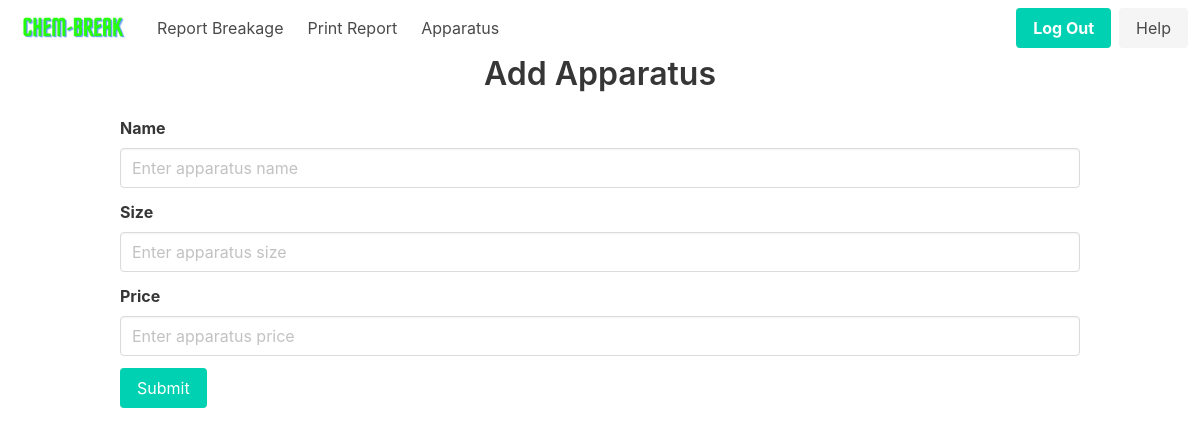
The app's page /home/apparatus (signed in), older data.
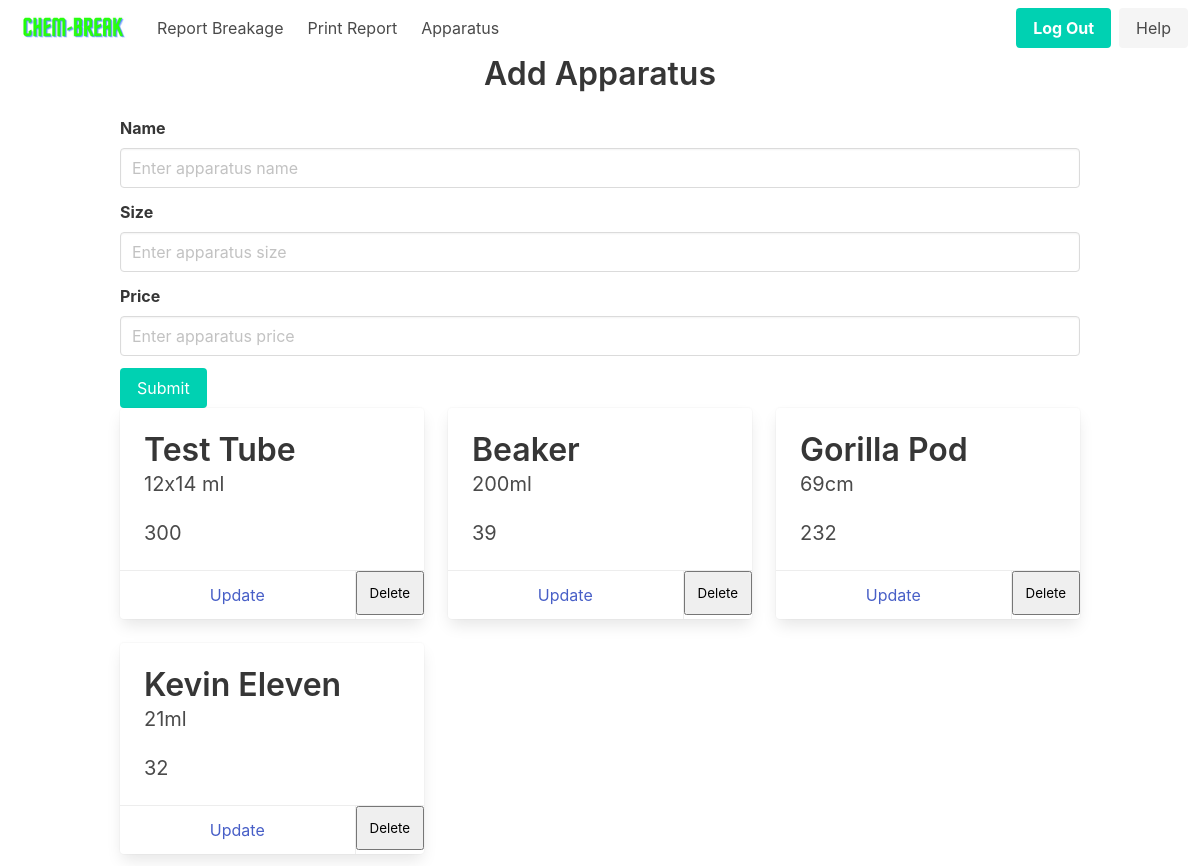
The same page, newer data.
### app/models.py (models this page shows)
class Apparatus(db.Model):
    __tablename__ = "apparatus"
    id = db.Column(db.Integer, primary_key=True)
    name = db.Column(db.String(100), nullable=False)
    size = db.Column(db.String(100), nullable=False)
    price = db.Column(db.Integer, nullable=False)

### app/routes.py (the view)
@main.route('/home/apparatus')
@login_required
def apparatus():
    return render_template('apparatus.html', apparatuses=Apparatus.query.all())

### app/__init__.py (called while the page is built)
def create_app(config=None):
    app = Flask(__name__)
    if config:
        app.config.from_object(config)
    db.init_app(app)
    login_manager = LoginManager()
    login_manager.login_view = 'auth.login'
    login_manager.init_app(app)
    with app.app_context():
        from app.models import User, Breakage, Student, Apparatus, Record, Bank
        db.create_all()
    from app.models import User
    @login_manager.user_loader
    def load_user(user_id):
        return User.query.get(int(user_id))
    from .auth import auth as auth_blueprint
    app.register_blueprint(auth_blueprint)
    from .routes import main as main_blueprint
    app.register_blueprint(main_blueprint)
    return app

### app/templates/apparatus.html (shortened to what this page needs)
{% extends 'nav_base.html' %}
{% block content %}
<div class="container is-max-desktop">
    <h1 class="title has-text-centered">Add Apparatus</h1>
    <form method="post">
        <div class="field">
            <label class="label">Name</label>
            <div class="control">
                <input class="input" type="text" placeholder="Enter apparatus name" name="name" required>
            </div>
        </div>
        <div class="field">
            <label class="label">Size</label>
            <div class="control">
                <input class="input" type="text" placeholder="Enter apparatus size" name="size">
            </div>
        </div>
        <div class="field">
            <label class="label">Price</label>
            <div class="control">
                <input class="input" type="number" placeholder="Enter apparatus price" name="price" min="0" required>
            </div>
        </div>
        <div class="field">
            <div class="control">
                <button class="button is-primary" type="submit">Submit</button>
            </div>
        </div>
    </form>
</div>
<div class="container">
    <div class="columns is-multiline">
        {% for apparatus in apparatuses %}
        <div class="column is-one-third">
            <div class="card">
                <div class="card-content">
                    <p class="title">{{ apparatus.name }}</p>
                    <p class="subtitle">{{ apparatus.size }}</p>
                    <p class="subtitle">{{ apparatus.price }}</p>
                </div>
                <footer class="card-footer">
                    <a href="{{ url_for('main.new_apparatus', id = apparatus.id) }}" class="card-footer-item">Update</a>
                    <form action="{{ url_for('main.new_apparatus', id=apparatus.id) }}" method="POST">
                        <button type="submit" class="card-footer-item">Delete</button>
                    </form>
                </footer>
            </div>
        </div>
        {% endfor %}
    </div>
</div>
{% endblock %}

### app/templates/nav_base.html (shortened to what this page needs)
<!DOCTYPE html>
<html lang="en">
<head>
    <link rel="stylesheet" href="https://cdn.jsdelivr.net/npm/bulma@0.9.4/css/bulma.min.css">
    <link rel="stylesheet" href="https://cdnjs.cloudflare.com/ajax/libs/font-awesome/6.3.0/css/all.min.css"
 />
</head>
<body>
    <nav class="navbar" role="navigation" aria-label="main navigation">
        <div class="navbar-brand">
            <a class="navbar-item" href="{{ url_for('main.home') }}">
                <img src="{{ url_for('static', filename='logo-home.png')}}">
            </a>
        </div>
        <div id="navbarBasicExample" class="navbar-menu">
            <div class="navbar-start">
                <a class="navbar-item">
                    Report Breakage
                </a>
                <a class="navbar-item">
                    Print Report
                </a>
                <a class="navbar-item">
                    Apparatus
                </a>
            </div>
            <div class="navbar-end">
                <div class="navbar-item">
                    <div class="buttons">
                        <a class="button is-primary" href="{{ url_for('auth.logout')}}">
                            <strong>Log Out</strong>
                        </a>
                        <a class="button is-light" href="{{ url_for('main.help') }}">
                            Help
                        </a>
                    </div>
                </div>
            </div>
        </div>
    </nav>
    {% block content %}
    {% endblock %}
</body>
</html>

Row changes from the older to the newer data that the page shows:
added Apparatus: name "Test Tube", size "12x14 ml", price "300"
added Apparatus: name "Beaker", size "200ml", price "39"
added Apparatus: name "Gorilla Pod", size "69cm", price "232"
added Apparatus: name "Kevin Eleven", size "21ml", price "32"
